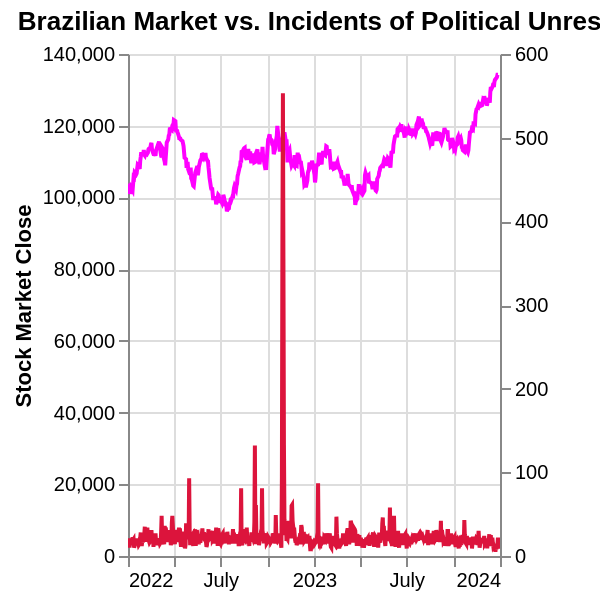

Write a Vega-Lite specification for this figure.
### Vega-Lite specification from a JSON file in a GitHub repository (floating-point values rounded to 4 significant figures; data arrays with more than 128 entries replaced by an {"elided": "..."} marker saying what was removed)
{"usermeta": {"embedOptions": {"theme": "dark"}}, "config": {"view": {"continuousWidth": 300, "continuousHeight": 300}}, "layer": [{"data": {"name": "data-55e0ebc240832f432b213031f5821595"}, "mark": {"type": "line", "color": "magenta"}, "encoding": {"tooltip": [{"field": "Date", "title": "Date", "type": "temporal"}, {"field": "Close", "title": "Closing", "type": "quantitative"}], "x": {"field": "Date", "title": "", "type": "temporal"}, "y": {"field": "Close", "title": "Stock Market Close", "type": "quantitative"}}, "name": "view_21"}, {"data": {"name": "data-baee10222454e13daafc86367027767f"}, "mark": {"type": "line", "color": "red"}, "encoding": {"color": {"value": "crimson"}, "tooltip": [{"field": "event_date", "title": "Date", "type": "temporal"}, {"field": "incident_count", "title": "Incidents", "type": "quantitative"}], "x": {"field": "event_date", "type": "temporal"}, "y": {"axis": {"titleColor": "crimson"}, "field": "incident_count", "title": "", "type": "quantitative"}}, "transform": [{"calculate": "\"\"", "as": "series"}]}], "height": 300, "params": [{"name": "param_41", "select": {"type": "interval", "encodings": ["x", "y"]}, "bind": "scales", "views": ["view_21"]}], "resolve": {"scale": {"y": "independent"}}, "title": "Brazilian Market vs. Incidents of Political Unrest", "width": "container", "$schema": "https://vega.github.io/schema/vega-lite/v5.20.1.json", "datasets": {"data-55e0ebc240832f432b213031f5821595": {"elided": "498 records"}, "data-baee10222454e13daafc86367027767f": {"elided": "731 records"}}, "autosize": {"type": "fit", "contains": "padding", "resize": true}}
